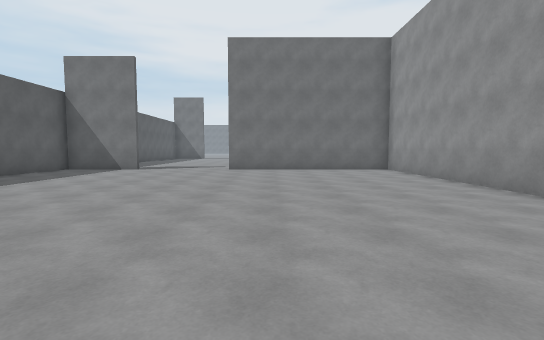
view 1 (above)

21 first-person views from a walk through a 3-D level made in the Unity game engine. The camera is 1.4 m above the floor, tilts 4° down and sees 85° across. The floor is counted in squares, 2 m on a side. Each view is taken from the middle of a square. On the plan, view 1 faces up. The plan holds only what a view shows up to about 10 squares ahead; the rest is blank. The place goes on beyond the plan. The player character is not drawn. Some animated figures are left out.

view 2
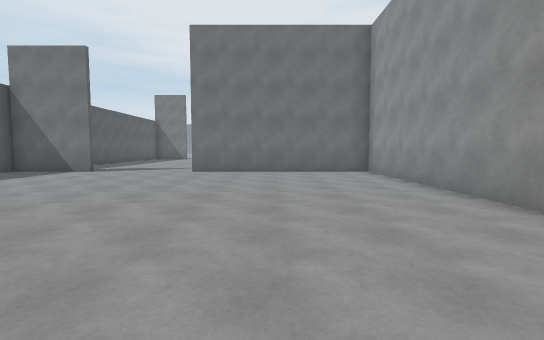

view 3
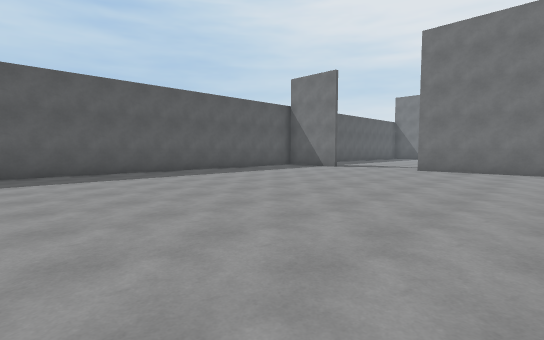

view 4
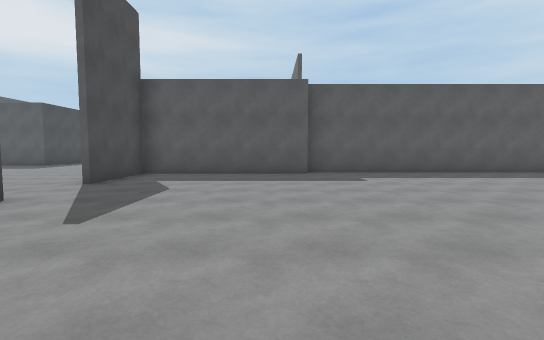

view 5
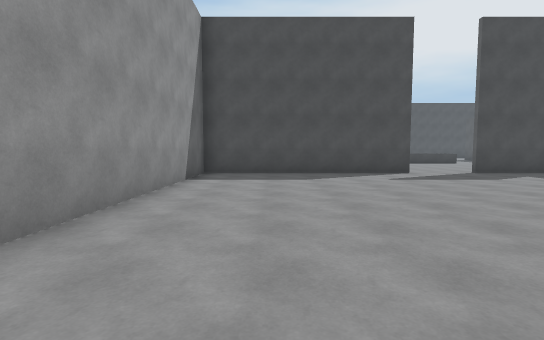

view 6
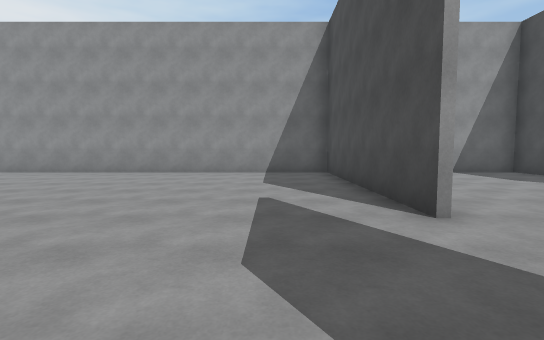

view 7
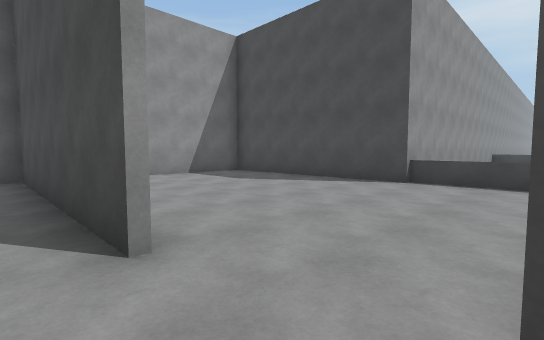

view 8
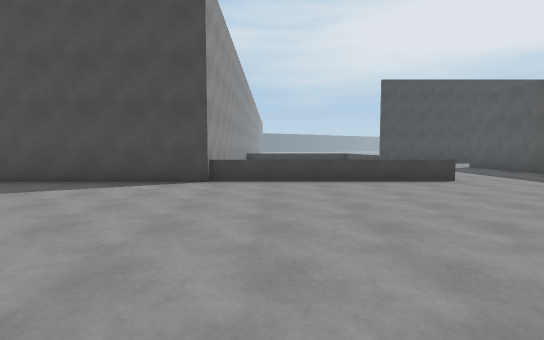

view 9
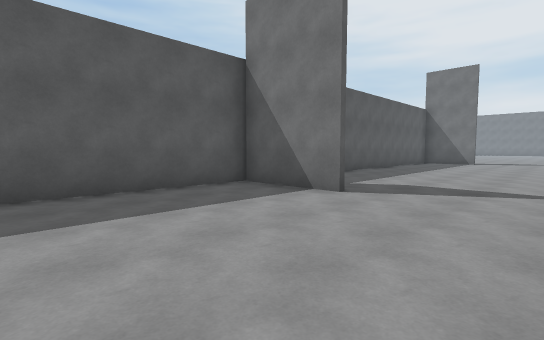

view 10
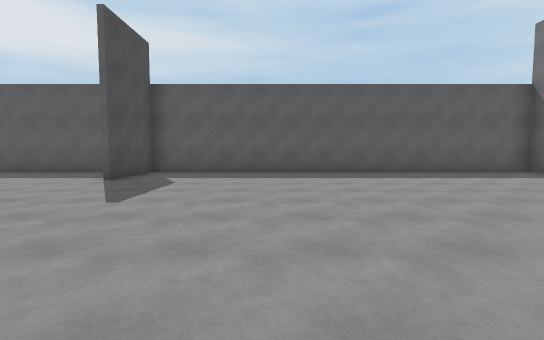

view 11
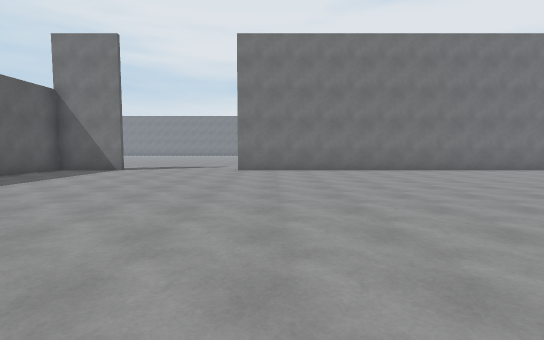

view 12
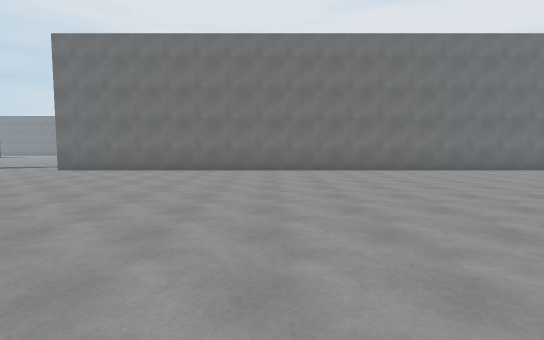

view 13
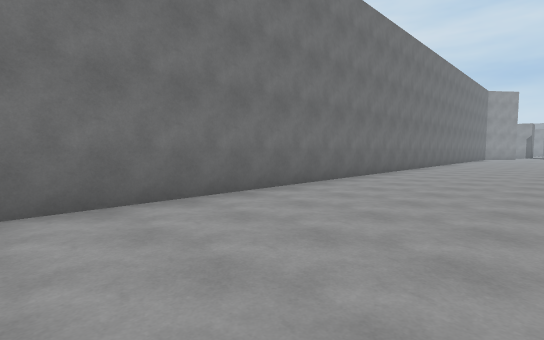

view 14
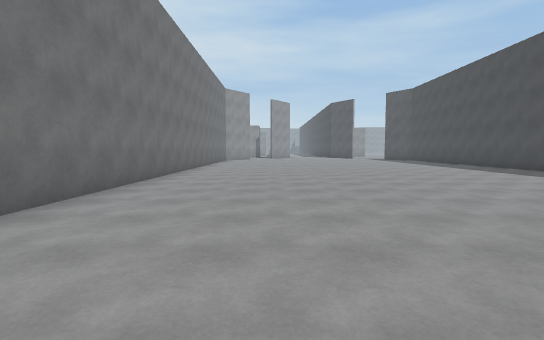

view 15
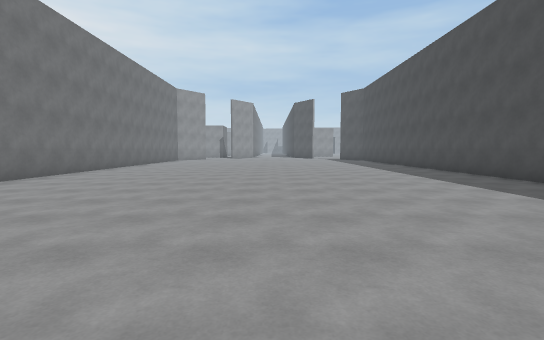

view 16
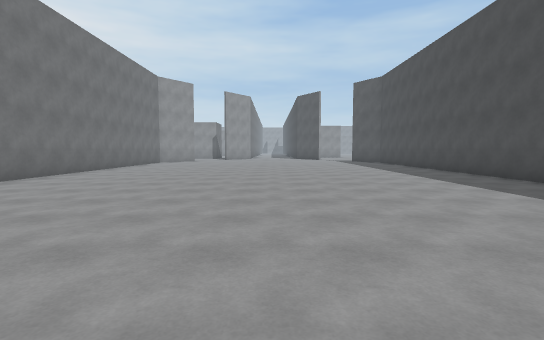

view 17
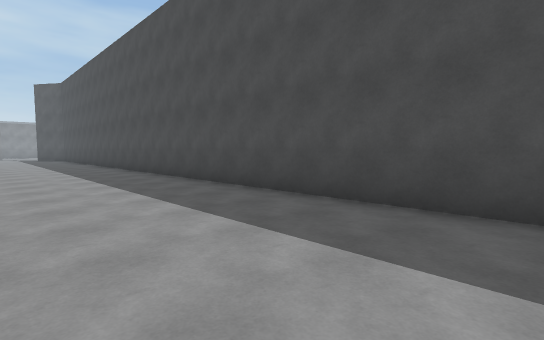

view 18
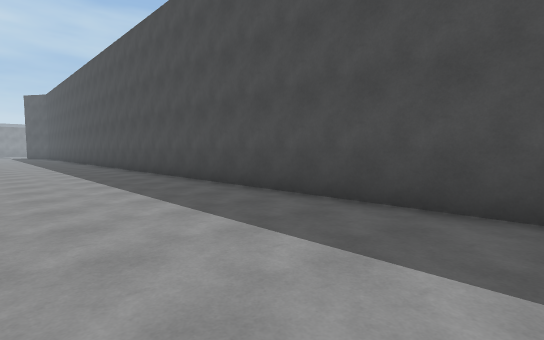

view 19
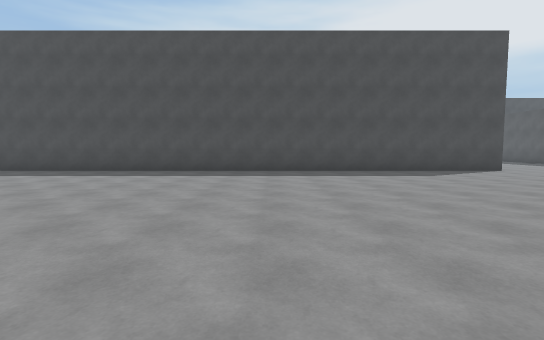

view 20
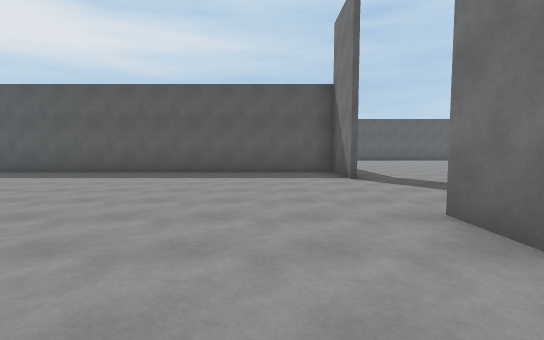

view 21
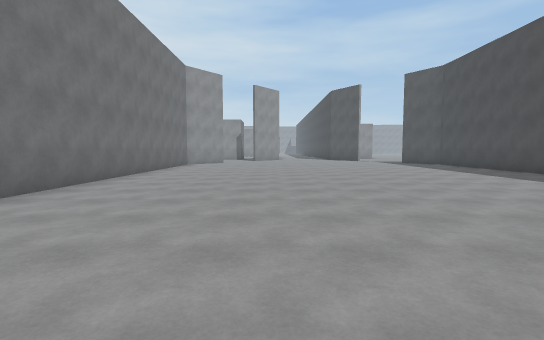

### Floor plan
Points are (right, up) in squares from view 1. A wall is a line through its corners. A room is listed if a view was taken in it or the views show most of it. See-through windows are left out.
Room 1 (views 1, 2, 3, 4, 5, 6, 7, 8, 9)
walls: (-6.5, -1.9) (-6.5, -6.7) (-3.9, -6.7); (-2.1, -6.7) (4, -6.7) (4, 10.2) (-1.5, 10.2); (-4.6, 10.2) (-7, 10.2); (-7.1, 9.9) (-7.1, -2)
ways out: opening at (-3, 10) to room 2; opening at (-3, -7)
Room 2 (views 10, 11, 12, 13, 14, 15, 16, 17, 18, 19, 20, 21)
walls: (-1.5, 10.4) (29.1, 10.4); (-4.9, 21.9) (-7.1, 21.9) (-7.1, 9.9); (-7, 10.4) (-4.6, 10.4); (29.1, 21.9) (-1.2, 21.9)
ways out: opening at (-3, 10) to room 1; opening at (-3, 21)

Positions as (right, up) in squares from view 1, and headings:
1: (0, 0), facing up
2: (1, 1), facing up
3: (2, 0), facing up-left
4: (2, -3), facing left
5: (2, 2), facing down
6: (-5, -5), facing right
7: (-4, -6), facing down-right
8: (-3, -6), facing down
9: (-2, 6), facing up-left
10: (2, 14), facing left
11: (0, 12), facing up
12: (6, 12), facing up
13: (9, 18), facing up-right
14: (14, 19), facing right
15: (14, 16), facing right
16: (17, 16), facing right
17: (12, 14), facing down-right
18: (7, 14), facing down-right
19: (6, 20), facing down
20: (2, 20), facing left
21: (19, 18), facing right
